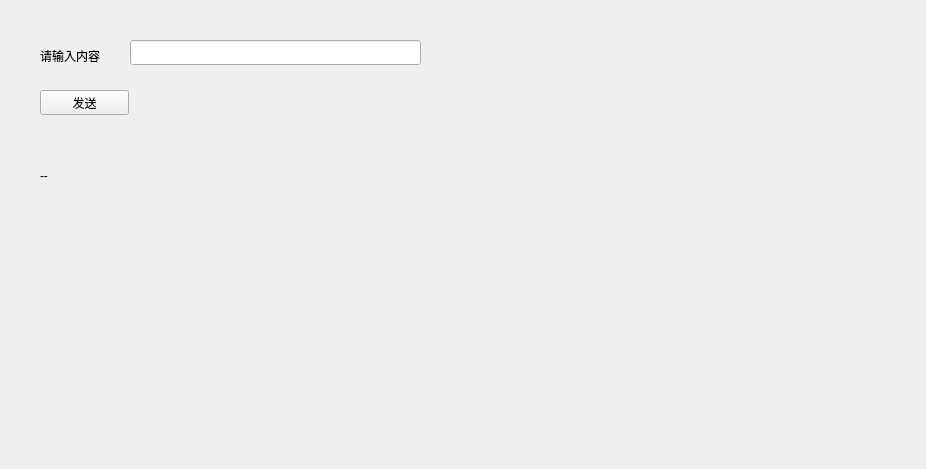
<?xml version="1.0" encoding="UTF-8"?>
<ui version="4.0">
 <class>MainWindow</class>
 <widget class="QMainWindow" name="MainWindow">
  <property name="geometry">
   <rect>
    <x>0</x>
    <y>0</y>
    <width>926</width>
    <height>469</height>
   </rect>
  </property>
  <property name="windowTitle">
   <string>MainWindow</string>
  </property>
  <widget class="QWidget" name="centralWidget">
   <widget class="QPushButton" name="btn_send">
    <property name="geometry">
     <rect>
      <x>40</x>
      <y>90</y>
      <width>89</width>
      <height>25</height>
     </rect>
    </property>
    <property name="text">
     <string>发送</string>
    </property>
   </widget>
   <widget class="QLineEdit" name="ledit_mess">
    <property name="geometry">
     <rect>
      <x>130</x>
      <y>40</y>
      <width>291</width>
      <height>25</height>
     </rect>
    </property>
   </widget>
   <widget class="QLabel" name="label">
    <property name="geometry">
     <rect>
      <x>40</x>
      <y>40</y>
      <width>91</width>
      <height>31</height>
     </rect>
    </property>
    <property name="text">
     <string>请输入内容</string>
    </property>
   </widget>
   <widget class="QLabel" name="label_return_mess">
    <property name="geometry">
     <rect>
      <x>40</x>
      <y>160</y>
      <width>391</width>
      <height>31</height>
     </rect>
    </property>
    <property name="text">
     <string>--</string>
    </property>
   </widget>
  </widget>
 </widget>
 <layoutdefault spacing="6" margin="11"/>
 <resources/>
 <connections/>
</ui>
